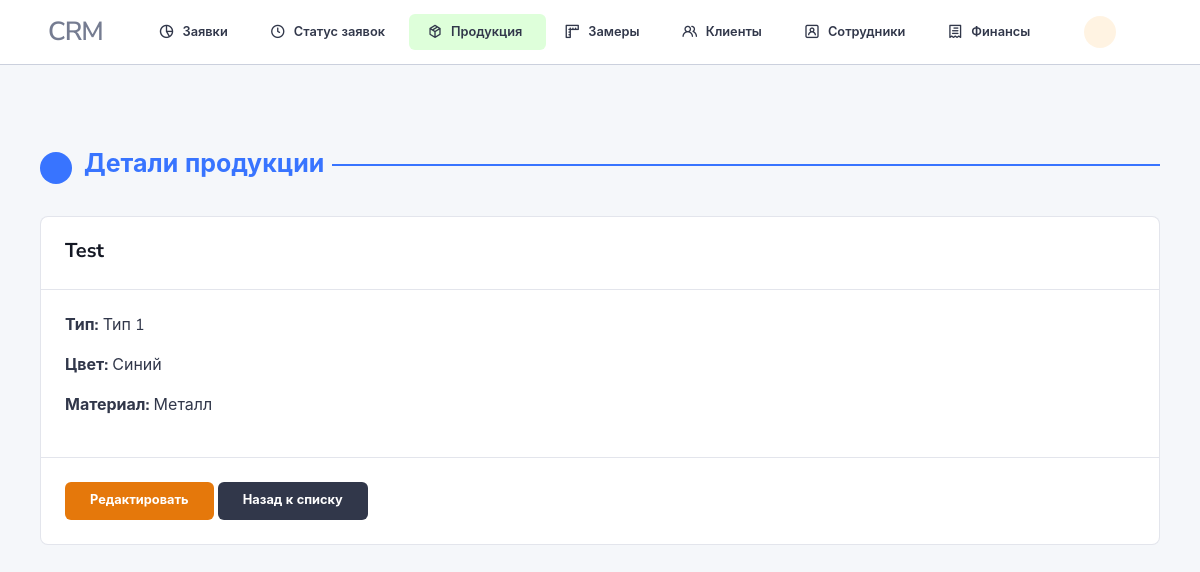
The page /products/1/ on the database its author committed.
### products/models.py (models this page shows, shortened)
class Product(models.Model):
    PRODUCT_TYPE_CHOICES = [
        ('type1', 'Тип 1'),
        ('type2', 'Тип 2'),
    ]
    COLOR_CHOICES = [
        ('red', 'Красный'),
        ('blue', 'Синий'),
        ('green', 'Зеленый'),
    ]
    MATERIAL_CHOICES = [
        ('metal', 'Металл'),
        ('plastic', 'Пластик'),
        ('wood', 'Дерево'),
    ]
    name = models.CharField(max_length=100, verbose_name="Название продукции")
    type = models.CharField(
        max_length=20, choices=PRODUCT_TYPE_CHOICES, verbose_name="Тип продукции"
    )
    color = models.CharField(
        max_length=20, choices=COLOR_CHOICES, verbose_name="Цвет продукции"
    )
    material = models.CharField(
        max_length=20, choices=MATERIAL_CHOICES, verbose_name="Материал продукции"
    )
    class Meta:
        verbose_name = "Продукция"
        verbose_name_plural = "Продукция"
        indexes = [
            models.Index(fields=["name", "type"]),
        ]

### products/views.py (the view)
# urls.py: path('<int:pk>/', views.product_detail, name='detail'),
def product_detail(request, pk):
    product = get_object_or_404(Product, pk=pk)
    return render(
            request,
            'products/product_detail.html',
            {
                'product': product,
                'section': 'products'
            }
        )

### products/templates/products/product_detail.html (shortened to what this page needs)
{% extends 'base.html' %}
{% block main %}
<div class="content">
    <div class="mb-9" data-bs-spy="scroll" data-bs-target="#widgets-scrollspy">
      <div class="d-flex mb-5 pt-8" id="scrollspyStats"><span class="fa-stack me-2 ms-n1"><i class="fas fa-circle fa-stack-2x text-primary"></i><i class="fa-inverse fa-stack-1x text-primary-subtle"></i></span>
        <div class="col">
          <h3 class="mb-0 text-primary position-relative fw-bold"><span class="bg-body pe-2">Детали продукции</span><span class="border border-primary position-absolute top-50 translate-middle-y w-100 start-0 z-n1"></span></h3>
        </div>
      </div>
    <div class="card">
        <div class="card-header">
            <h4>{{ product.name }}</h4>
        </div>
        <div class="card-body">
            <p><strong>Тип:</strong> {{ product.get_type_display }}</p>
            <p><strong>Цвет:</strong> {{ product.get_color_display }}</p>
            <p><strong>Материал:</strong> {{ product.get_material_display }}</p>
        </div>
        <div class="card-footer">
            <a href="{% url 'products:edit' product.id %}" class="btn btn-warning">Редактировать</a>
            <a href="{% url 'products:list' %}" class="btn btn-secondary">Назад к списку</a>
        </div>
    </div>
    </div>
</div>
{% endblock %}

### rows shown on the page
Product: name "Test", type "Тип 1", color "Синий", material "Металл"
